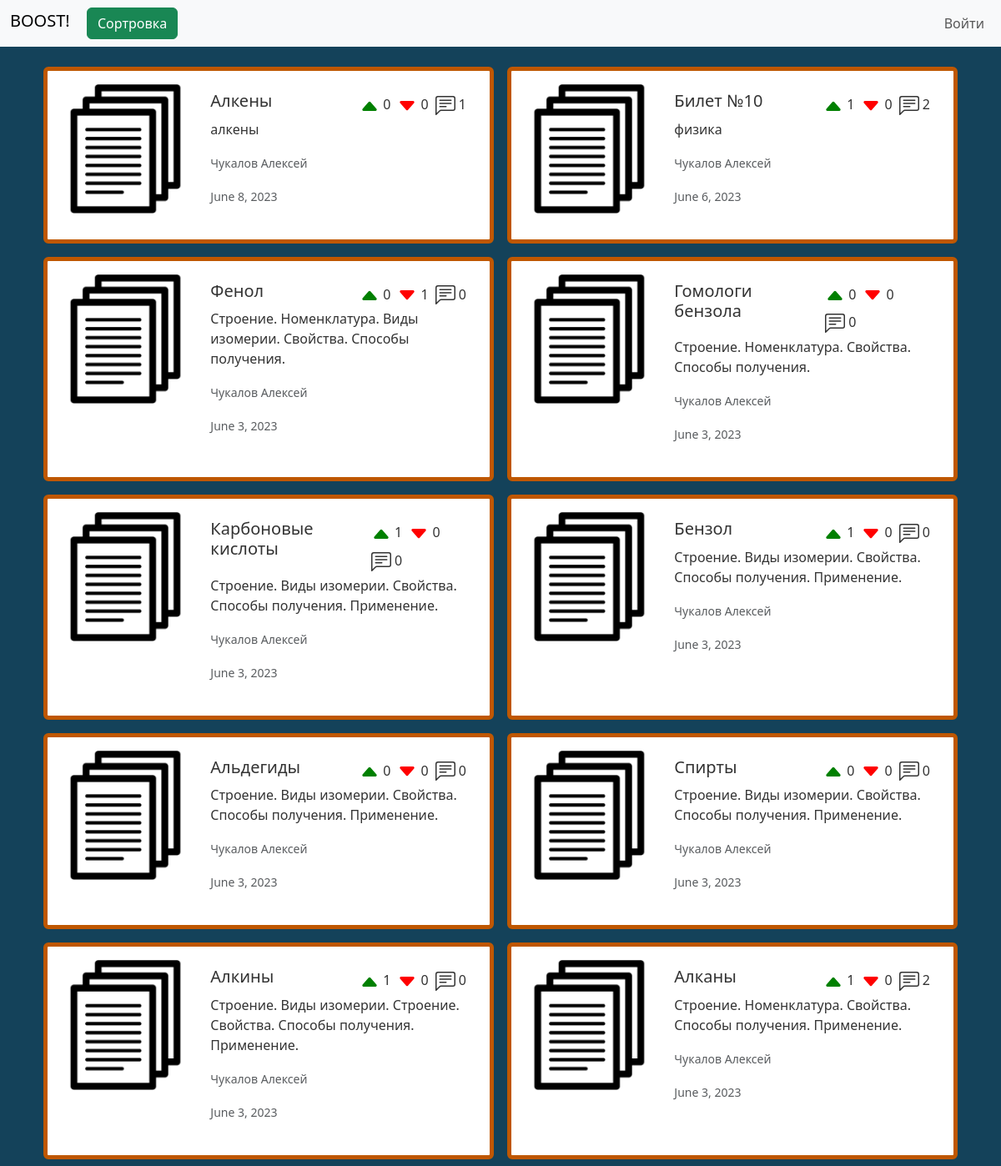
The page / on the database its author committed.
### app/models.py (models this page shows, shortened)
class Doc (models.Model):
    title = models.CharField(max_length=255)
    description = models.CharField(max_length=511, blank=True)
    link = models.URLField(max_length=255, unique=True)
    path = models.CharField(max_length=127)
    preview = models.ImageField(
        upload_to='media/',
        blank=False,
        default='media/default_images/default_document.png'
    )
    likes = models.IntegerField(default=0)
    dislikes = models.IntegerField(default=0)
    comments = models.IntegerField(default=0)
    studies = models.ManyToManyField(Study)
    subjects = models.ManyToManyField(Subject)
    author = models.ForeignKey(User, on_delete=models.CASCADE)
    date = models.DateField()

### accounts/models.py (models this page shows, shortened)
class User (AbstractBaseUser):
    objects = UserManager()
    email = models.EmailField(
        verbose_name='email address',
        max_length=255,
        unique=True
    )
    username = models.CharField(
        verbose_name='username',
        max_length=30,
        unique=True
    )
    avatar = models.ImageField(
        verbose_name='Avatar',
        default='media/default_images/default_avatar.png',
        upload_to='media/',
        blank=False,
    )
    first_name = models.CharField(
        verbose_name='first name',
        max_length=30
    )
    last_name = models.CharField(
        verbose_name='last name',
        max_length=30
    )
    bookmarks = models.ManyToManyField(
        Doc,
        blank=True
    )
    is_active = models.BooleanField(default=True)
    staff = models.BooleanField(default=False)
    admin = models.BooleanField(default=False)
    USERNAME_FIELD = 'email'
    REQUIRED_FIELDS = ['username', 'first_name', 'last_name']
    def __str__(self):
        return f'{self.last_name} {self.first_name}'

### app/views.py (the view)
# urls.py: path('', views.index),
def index(request):
    context = {}
    if request.GET.get('drop'):
        return redirect('/')
    sort_docs = SortDocs(request)
    sort_docs.convert()
    docs = sort_docs.make_request()
    context['sort_form'] = TagsSortForm(
        initial={
            'studies': sort_docs.studies,
            'sort_type': sort_docs.sort_type_get,
            'subjects': sort_docs.subjects,
        }
    )
    context['search_form'] = SearchForm(
        initial={
            'q': sort_docs.search
        }
    )
    context['docs'] = docs
    context['has_docs'] = True
    return render(request, 'main.html', context)

### app/sort_docs.py (called while the page is built, shortened)
    def convert(self):
        if self.sort_type_get:
            self.sort_type = self.SORT_TYPES[int(self.sort_type_get) - 1]
        else:
            self.sort_type = '-pk'
        if self.subjects:
            self.query_subjects = Q(subjects__in=self.subjects)
        if self.studies:
            self.query_studies = Q(studies__in=self.studies)

    def make_request(self, docs=Doc.objects.all()):
        docs = docs.filter(
            self.query_subjects & self.query_studies & (self.query_title | self.query_description)
        ).order_by(self.sort_type)
        return docs

### app/tags.py (called while the page is built)
    def __str__(self):
        return self.name

    def __str__(self):
        return self.level

### app/templates/main.html (shortened to what this page needs)
<!DOCTYPE html>
{% load static %}
<html lang="en">
<head>
        <link href="https://cdn.jsdelivr.net/npm/bootstrap@5.3.0/dist/css/bootstrap.min.css"
              rel="stylesheet"
>
              <link rel="stylesheet" href="{% static 'styles/main.css' %}">
</head>
<body>
    <header class="mb-3">
      {% include 'menu.html' %}
    </header>
<main>
  <section class="d-flex justify-content-center flex-wrap">
    {% for doc in docs %}
        <div class="cardDoc card border-5 m-2 p-2" style="max-width: 540px;">
            <a href="/document{{doc.pk}}" class="cardLink">
            <div class="row g-0">
            <div class="col-md-4 p-2 align-bottom">
                <img src="{{doc.preview.url}}" class="img-fluid rounded-start" alt="">
            </div>
                <div class="col-md-8">
                    <div class="card-body">
                        <div class="d-flex justify-content-between">
                            <h5 class="card-title">{{doc.title}}</h5>
                            <div class="d-flex flex-wrap">
                                <p class="m-1">{% include 'note_icons/caret_up_fill.html' %} {{doc.likes}}</p>
                                <p class="m-1">{% include 'note_icons/caret_down_fill.html' %} {{doc.dislikes}}</p>
                                <p class="m-1">{% include 'note_icons/comment.html' %} {{doc.comments}}</p>
                            </div>
                        </div>
                            <p class="card-text">{{doc.description}}</p>
                            <p class="card-text"><small class="text-body-secondary">{{doc.author}}</small></p>
                            <div class="d-flex justify-content-between">
                                <p class="card-text"><small class="text-body-secondary">{{doc.date}}</small></p>
                            </div>
                        </div>
                    </div>
                </div>
            </a>
            </div>
    {% endfor %}
</section>
</main>
</body>
</html>

### app/templates/menu.html (shortened to what this page needs)
<nav class="navbar navbar-expand-lg bg-body-tertiary">
        <div class="container-fluid">
          <div>
            {% if request.path == '/' %}
          <a class="navbar-brand" href="#">BOOST!</a>
          {% else %}
          <a class="navbar-brand" href="/">BOOST!</a>
          {% endif %}
          {% if has_docs %}
            <button type="button" class="btn btn-success" data-bs-toggle="modal" data-bs-target="#staticBackdrop">
              Сортровка
            </button>
            {% endif %}
          </div>
            <div class="d-flex justify-content-end">
          <div class="collapse navbar-collapse" id="navbarNavDropdown">
            <ul class="navbar-nav">
              {% if request.user.is_authenticated %}
                <li class="nav-item">
                  <a class="nav-link" href="/create">Добавить</a>
                </li>
              <div class="dropdown-center">
                <li class="nav-item dropdown">
                  <a class="nav-link dropdown-toggle" href="#" role="button" data-bs-toggle="dropdown" aria-expanded="false">
                    {{request.user}}
                  </a>
                    <ul class="dropdown-menu">
                    <li><a class="dropdown-item" href="/id{{request.user.pk}}">Аккаунт</a></li>
                      <li><a class="dropdown-item" href="/bookmarks">Закладки</a></li>
                    <li><a class="dropdown-item" href="/logout">Выйти</a></li>
                  </ul>
                </li>
              </div>
              {% else %}
              <li class="nav-item">
                <a class="nav-link" href="/login">Войти</a>
              </li>
              {% endif %}
            </ul>
            </div>
          </div>
        </div>
      </nav>

### app/templates/note_icons/caret_up_fill.html
<svg xmlns="http://www.w3.org/2000/svg" width="24" height="24" fill="currentColor" class="bi bi-caret-up-fill" viewBox="0 0 16 16">
  <g color="green">
    <path d="m7.247 4.86-4.796 5.481c-.566.647-.106 1.659.753 1.659h9.592a1 1 0 0 0 .753-1.659l-4.796-5.48a1 1 0 0 0-1.506 0z"/>
  </g>
</svg>

### app/templates/note_icons/caret_down_fill.html
<svg xmlns="http://www.w3.org/2000/svg" width="24" height="24" fill="currentColor" class="bi bi-caret-down-fill" viewBox="0 0 16 16">
  <g color="red">
    <path d="M7.247 11.14 2.451 5.658C1.885 5.013 2.345 4 3.204 4h9.592a1 1 0 0 1 .753 1.659l-4.796 5.48a1 1 0 0 1-1.506 0z"/>
  </g>
</svg>

### static/styles/main.css (style rules this page uses)
body { background-color: #14425A; }
.cardDoc { border-color: #BF5700; }
.cardLink { text-decoration: none; color: #333333; }
img { width: 100%; }

### rows shown on the page
Doc: preview (placeholder picture), title "Алкены", likes "0", dislikes "0", comments "1", description "алкены", author "Чукалов Алексей", date "June 8, 2023"
Doc: preview (placeholder picture), title "Билет №10", likes "1", dislikes "0", comments "2", description "физика", author "Чукалов Алексей", date "June 6, 2023"
Doc: preview (placeholder picture), title "Фенол", likes "0", dislikes "1", comments "0", description "Строение. Номенклатура. Виды изомерии. Свойства. Способы получения.", author "Чукалов Алексей", date "June 3, 2023"
Doc: preview (placeholder picture), title "Гомологи бензола", likes "0", dislikes "0", comments "0", description "Строение. Номенклатура. Свойства. Способы получения.", author "Чукалов Алексей", date "June 3, 2023"
Doc: preview (placeholder picture), title "Карбоновые кислоты", likes "1", dislikes "0", comments "0", description "Строение. Виды изомерии. Свойства. Способы получения. Применение.", author "Чукалов Алексей", date "June 3, 2023"
Doc: preview (placeholder picture), title "Бензол", likes "1", dislikes "0", comments "0", description "Строение. Виды изомерии. Свойства. Способы получения. Применение.", author "Чукалов Алексей", date "June 3, 2023"
Doc: preview (placeholder picture), title "Альдегиды", likes "0", dislikes "0", comments "0", description "Строение. Виды изомерии. Свойства. Способы получения. Применение.", author "Чукалов Алексей", date "June 3, 2023"
Doc: preview (placeholder picture), title "Спирты", likes "0", dislikes "0", comments "0", description "Строение. Виды изомерии. Свойства. Способы получения. Применение.", author "Чукалов Алексей", date "June 3, 2023"
Doc: preview (placeholder picture), title "Алкины", likes "1", dislikes "0", comments "0", description "Строение. Виды изомерии. Строение. Свойства. Способы получения. Применение.", author "Чукалов Алексей", date "June 3, 2023"
Doc: preview (placeholder picture), title "Алканы", likes "1", dislikes "0", comments "2", description "Строение. Номенклатура. Свойства. Способы получения. Применение.", author "Чукалов Алексей", date "June 3, 2023"
